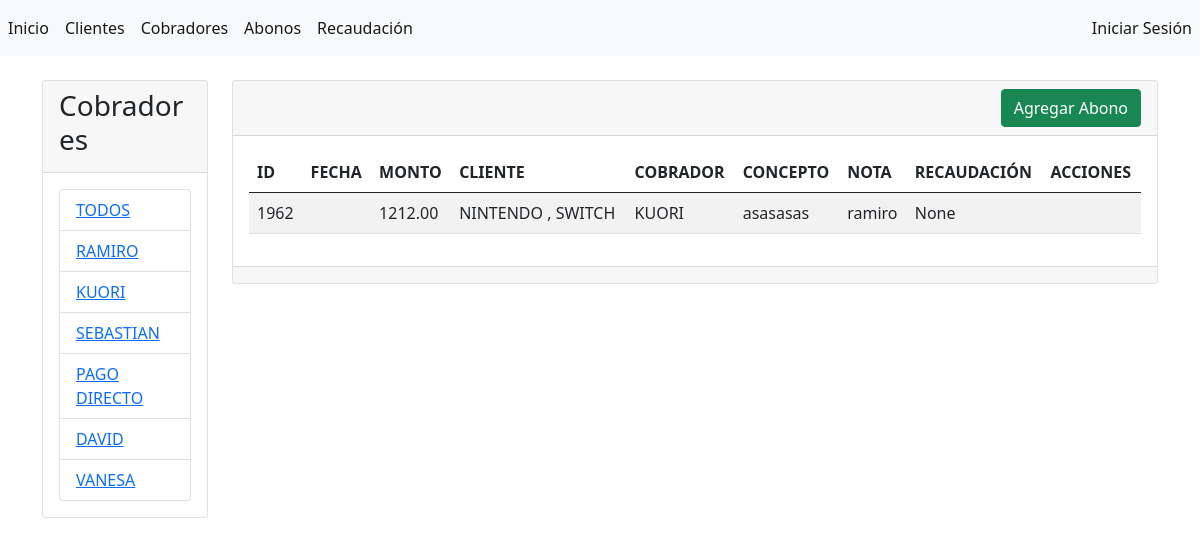
The app's page /abonos/?query_cliente=283, older data.
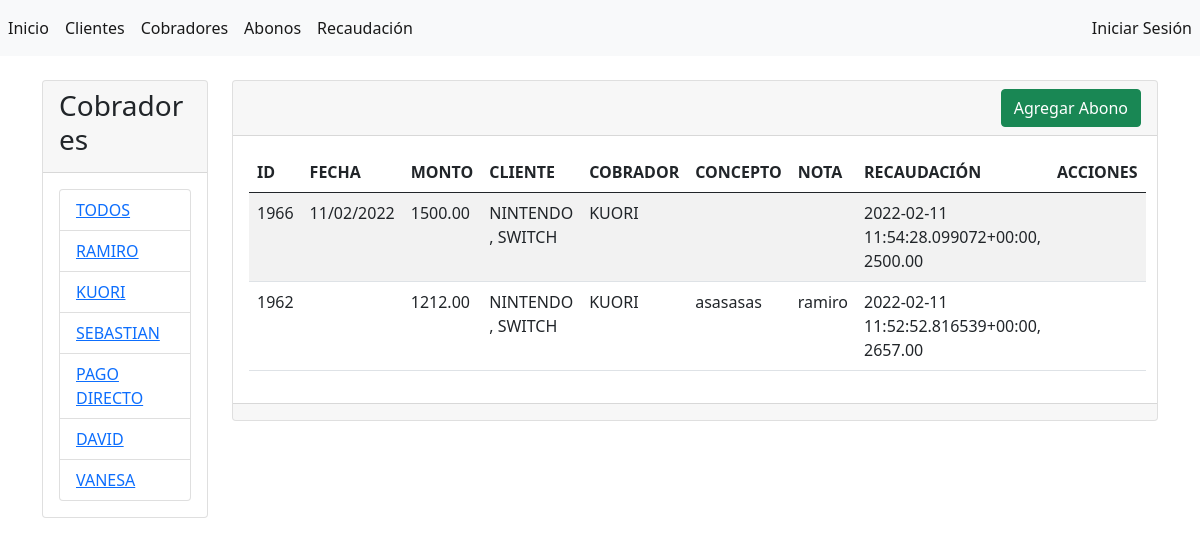
The same page, newer data.
### abonos/models.py (models this page shows, shortened)
class Cobrador(models.Model):
    nombre = models.CharField(max_length=45, verbose_name="nombre")
    activo = models.BooleanField(default=True, verbose_name="activo")
    usuario = models.ForeignKey(User,null=True, on_delete=SET_NULL)
    creado = models.DateTimeField(auto_now_add=True)
    modificado = models.DateTimeField(auto_now=True)
    class Meta:
        verbose_name = "Cobrador"
        verbose_name_plural = "Cobradores"
        ordering = ['-modificado', '-creado']

class Abono(models.Model):
    cliente = models.ForeignKey(
        'Cliente',
        null=True,
        on_delete=SET_NULL
        )
    cobrador = models.ForeignKey(
        'Cobrador',
        null=True,
        on_delete=SET_NULL
        )
    recaudacion = models.ForeignKey(
        'Recaudacion',
        null=True,
        on_delete=SET_NULL,
        default=None
    )
    fecha = models.DateTimeField(
        blank=True,
        null=True,
        default= datetime.now,
        verbose_name="fecha"
        )
    monto = models.DecimalField(
        max_digits=10,
        decimal_places=2,
        default=0.00,
        verbose_name="monto"
        )
    nota = models.CharField(
        max_length=100,
        blank=True,
        verbose_name="nota"
        )
    concepto = models.CharField(
        max_length=20,
        blank=True,
        verbose_name="concepto"
        )
    creado = models.DateTimeField(auto_now_add=True)
    modificado = models.DateTimeField(auto_now=True)
    class Meta:
        verbose_name = "Abono"
        verbose_name_plural = "Abonos"
        ordering = ['-modificado', '-creado']

class Cliente(models.Model):
    apellido = models.CharField(max_length=45, verbose_name="apellido")
    nombre = models.CharField(max_length=45, verbose_name="nombre")
    activo = models.BooleanField(default=True, verbose_name="activo")
    creado = models.DateTimeField(auto_now_add=True)
    modificado = models.DateTimeField(auto_now=True)
    class Meta:
        verbose_name = "Cliente"
        verbose_name_plural = "Clientes"
        ordering = ['-modificado', '-creado']
        unique_together = ['apellido', 'nombre']

class Recaudacion(models.Model):
    cobrador = models.ForeignKey(
        'Cobrador',
        blank=False,
        null=True,
        on_delete=SET_NULL
        )
    fecha = models.DateTimeField(
        blank=True,
        null=True,
        default= datetime.now,
        verbose_name="fecha"
        )
    monto = models.DecimalField(
        max_digits=10,
        decimal_places=2,
        default=0.00,
        verbose_name="monto"
        )
    nota = models.CharField(
        max_length=100,
        blank=True,
        verbose_name="nota"
        )
    creado = models.DateTimeField(auto_now_add=True)
    modificado = models.DateTimeField(auto_now=True)
    def __str__(self):
        fila = str(self.creado) + ", " + str(self.monto)
        return fila
    class Meta:
        verbose_name = "Recaudación"
        verbose_name_plural = "Recaudaciones"
        ordering = ['-modificado', '-creado']

### abonos/views.py (the view)
# urls.py: path('abonos/', views.abonos, name='abonos'),
def abonos(request):
    if request.GET.get('query_cobrador') != None:
        query_cobrador = request.GET.get('query_cobrador')
        abonos = Abono.objects.filter(cobrador__id = query_cobrador).order_by('-creado')
    if request.GET.get('query_mes') != None:
        query_mes = request.GET.get('query_mes')
        abonos = Abono.objects.filter(fecha__month = query_mes).order_by('-creado')
    if request.GET.get('query_cliente') != None:
        query_cliente = request.GET.get('query_cliente')
        abonos = Abono.objects.filter(cliente__id = query_cliente).order_by('-creado')
    if request.GET.get('query_cliente') == None and request.GET.get('query_cobrador') == None and request.GET.get('query_mes') == None:
        abonos = Abono.objects.all().order_by('-creado')
    cobradores = Cobrador.objects.all()
    context = {
        'abonos': abonos,
        'cobradores': cobradores,
    }
    return render(request, 'abonos/index.html', context)

### abonos/templates/abonos/index.html (shortened to what this page needs)
{% extends "base.html" %}
{% block sidebar %}
<div class="card">
    <div class="card-header">
        <h3>Cobradores</h3>
    </div>
    <div class="card-body">
        <div class="list-group">
            <li class="list-group-item"><a href="{% url 'abonos' %}">TODOS</a></li>
            {% for cobrador in cobradores %}
            <li class="list-group-item"><a href="{% url 'abonos' %}?query_cobrador={{cobrador.id}}">{{ cobrador.nombre }}</a></li>
            {% endfor %}
        </div>
    </div>
</div>
<br>
{% endblock %}
{% block contenido %}
<div class="card">
    <div class="card-header d-flex justify-content-end">
        <a name="" id="" class="btn btn-success" href="{% url 'agregar_abono' %}" role="button">Agregar Abono</a>
    </div>
    <div class="card-body">
        <table class="table table-striped table-hover">
            <thead>
                <tr>
                    <th>ID</th>
                    <th>FECHA</th>
                    <th>MONTO</th>
                    <th>CLIENTE</th>
                    <th>COBRADOR</th>
                    <th>CONCEPTO</th>
                    <th>NOTA</th>
                    <th>RECAUDACIÓN</th>
                    <th>ACCIONES</th>
                </tr>
            </thead>
            <tbody>
                {% for abono in abonos %}
                <tr>
                    <td>{{ abono.id }}</td>
                    <td>{{ abono.fecha|date:"d/m/Y" }}</td>
                    <td>{{ abono.monto }}</td>
                    <td>{{ abono.cliente.apellido }} , {{ abono.cliente.nombre }}</td>
                    <td>{{ abono.cobrador.nombre }}</td>
                    <td>{{ abono.concepto }}</td>
                    <td>{{ abono.nota }}</td>
                    <td>{{ abono.recaudacion }}</td>
                    <td>
                    </td>
                </tr>
                {% endfor %}
            </tbody>
        </table>
    </div>
    <div class="card-footer text-muted">
    </div>
</div>
{% endblock %}

### abonos/templates/base.html (shortened to what this page needs)
{% load static %}
<!doctype html>
<html lang="en">
  <head>
    <link rel="stylesheet" href="https://cdn.jsdelivr.net/npm/bootstrap@5.0.2/dist/css/bootstrap.min.css">
  </head>
  <body>
      <nav class="navbar navbar-expand navbar-light bg-light">
          <div class="nav navbar-nav me-auto">
            <a class="nav-item nav-link active" href="{% url 'inicio' %}">Inicio</a>
            <a class="nav-item nav-link active" href="{% url 'clientes' %}">Clientes</a>
            <a class="nav-item nav-link active" href="{% url 'cobradores' %}">Cobradores</a>
            <a class="nav-item nav-link active" href="{% url 'abonos' %}">Abonos</a>
            <a class="nav-item nav-link active" href="{% url 'recaudaciones' %}">Recaudación</a>
          </div>
          <div class="nav navbar-nav ms-auto">
            {% if request.user.is_authenticated %}
            <a class="nav-item nav-link active" href="#">Usuario: {{ request.user.get_username }}, Administrador(superuser): {{ request.user.is_superuser }}</a>
            <a class="nav-item nav-link active" href="{% url 'logout' %}">Cerrar Sesión</a>
            {% else %}
            <a class="nav-item nav-link active" href="{% url 'login' %}">Iniciar Sesión</a>
            {% endif %}
          </div>
      </nav>
      <div class="container">
          <div class="row">
            <div class="col-2">
              <br/>
              {% block sidebar %}  {% endblock %}
            </div>
            <div class="col-10">
              <br/>
              {% block contenido %}  {% endblock %}
            </div>
          </div>
      </div>
  </body>
</html>

Row changes from the older to the newer data that the page shows:
added Abono: id "1966", fecha "11/02/2022", monto "1500.00", cliente.apellido "NINTENDO", cliente.nombre "SWITCH", cobrador.nombre "KUORI", recaudacion "2022-02-11 11:54:28.099072+00:00, 2500.00"
changed Abono "asasasas": recaudacion "None" → "2022-02-11 11:52:52.816539+00:00, 2657.00"
